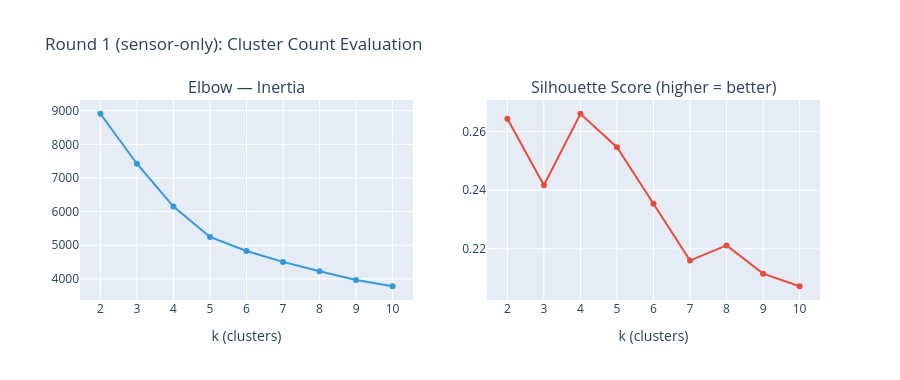

Notebook code cell kept with this figure:
### Code cell
print('Evaluating k=2..10 (Round 1)...')
eval_r1 = cl.evaluate_k(X_r1, range(2, 11), n_init=10)

fig = make_subplots(rows=1, cols=2,
    subplot_titles=['Elbow — Inertia', 'Silhouette Score (higher = better)'])
fig.add_trace(go.Scatter(x=eval_r1['k'], y=eval_r1['inertia'],
    mode='lines+markers', name='Inertia', line=dict(color='#3498db', width=2)), row=1, col=1)
fig.add_trace(go.Scatter(x=eval_r1['k'], y=eval_r1['silhouette'],
    mode='lines+markers', name='Silhouette', line=dict(color='#e74c3c', width=2)), row=1, col=2)
fig.update_xaxes(title_text='k (clusters)', dtick=1)
fig.update_layout(title='Round 1 (sensor-only): Cluster Count Evaluation',
    height=380, width=900, showlegend=False)
fig.show()
eval_r1

### Figure 1 — Plotly figure (JSON) as saved in the notebook; plotly's stock layout.template omitted (floating-point values rounded to 4 significant figures)
{"data": [{"line": {"color": "#3498db", "width": 2}, "mode": "lines+markers", "name": "Inertia", "type": "scatter", "x": [2, 3, 4, 5, 6, 7, 8, 9, 10], "xaxis": "x", "y": [8908.0, 7422.0, 6150.0, 5247.0, 4830.0, 4505.0, 4227.0, 3969.0, 3781.0], "yaxis": "y"}, {"line": {"color": "#e74c3c", "width": 2}, "mode": "lines+markers", "name": "Silhouette", "type": "scatter", "x": [2, 3, 4, 5, 6, 7, 8, 9, 10], "xaxis": "x2", "y": [0.2644, 0.2417, 0.2661, 0.2547, 0.2354, 0.216, 0.2212, 0.2115, 0.2072], "yaxis": "y2"}], "layout": {"annotations": [{"font": {"size": 16}, "showarrow": false, "text": "Elbow — Inertia", "x": 0.225, "xanchor": "center", "xref": "paper", "y": 1, "yanchor": "bottom", "yref": "paper"}, {"font": {"size": 16}, "showarrow": false, "text": "Silhouette Score (higher = better)", "x": 0.775, "xanchor": "center", "xref": "paper", "y": 1, "yanchor": "bottom", "yref": "paper"}], "height": 380, "showlegend": false, "title": {"text": "Round 1 (sensor-only): Cluster Count Evaluation"}, "width": 900, "xaxis": {"anchor": "y", "domain": [0, 0.45], "dtick": 1, "title": {"text": "k (clusters)"}}, "xaxis2": {"anchor": "y2", "domain": [0.55, 1], "dtick": 1, "title": {"text": "k (clusters)"}}, "yaxis": {"anchor": "x", "domain": [0, 1]}, "yaxis2": {"anchor": "x2", "domain": [0, 1]}}}
